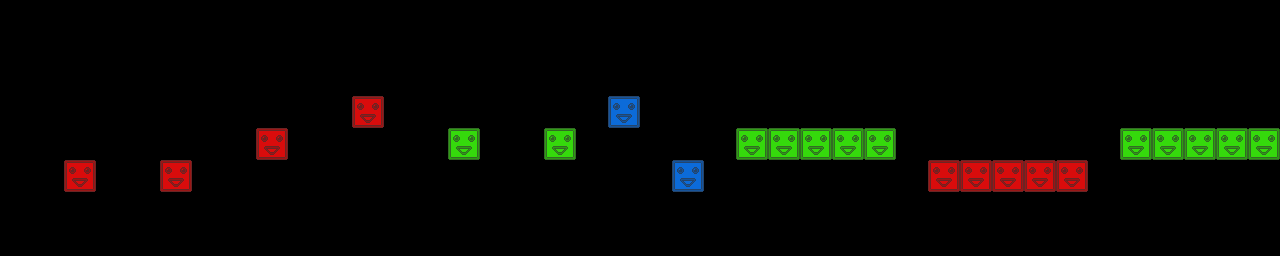

A level layout from a 2D game, rendered from its tile map. Below: a short description, then the map file with tile-grid data replaced by summaries:
An orthogonal 40x8 tile map with 32x32 px tiles, 3 tile layers (red, green, blue) and 8 objects.

<map version="1.0" orientation="orthogonal" width="40" height="8" tilewidth="32" tileheight="32">
 <tileset firstgid="1" name="blocks" tilewidth="32" tileheight="32">
  <image source="blocks.png" width="96" height="32" />
 </tileset>
 <layer name="red" width="40" height="8">
  <data>[320 cells, 9 non-empty, 1 distinct tile ids]</data>
 </layer>
 <layer name="green" width="40" height="8">
  <data>[320 cells, 12 non-empty, 1 distinct tile ids]</data>
 </layer>
 <layer name="blue" width="40" height="8">
  <data>[320 cells, 2 non-empty, 1 distinct tile ids]</data>
 </layer>
 <objectgroup name="spikes" width="40" height="8">
  <object x="848" y="113">
   <ellipse />
  </object>
 </objectgroup>
 <objectgroup name="crystals" width="40" height="8">
  <object x="178" y="145">
   <ellipse />
  </object>
  <object x="276" y="110">
   <ellipse />
  </object>
  <object x="322" y="62">
   <ellipse />
  </object>
  <object x="655" y="57">
   <ellipse />
  </object>
  <object x="768" y="94">
   <ellipse />
  </object>
  <object x="1004" y="111">
   <ellipse />
  </object>
  <object x="1196" y="115">
   <ellipse />
  </object>
 </objectgroup>
</map>
